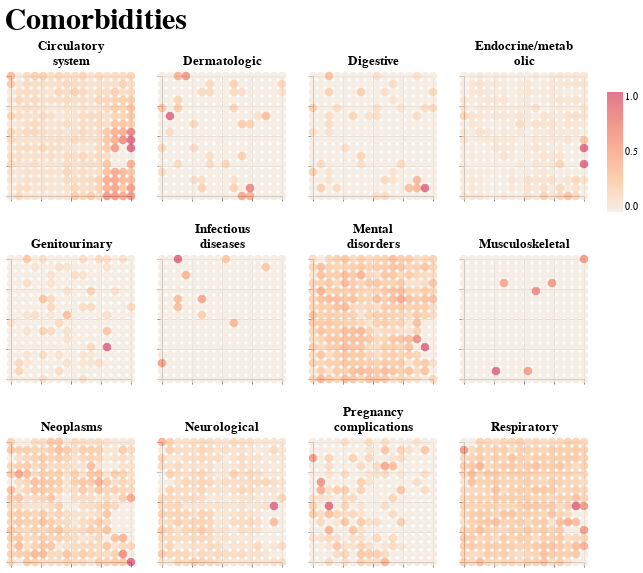

The notebook cell this image was saved under:
### Code cell
### PHECODE CATEGORIES TO SUPERIMPOSE ON MEMBERSHIP MAP VISUALISATION ###

classMap_phecode_cat = classMap.copy()

##############################################################
## Merge the phecode cat data with the membership map data to create
# the singular dataset that will be used for aggregation

memb_map_df_phecode_cat = memb_map_df.merge(phecode_cat_data,left_on='eid',right_on = 'eid')

##############################################################

memb_map_columns = list(phecode_cat_data.columns[1:])
for col in memb_map_columns:
    classMap_phecode_cat[col] = np.nan
    for i in range(len(classMap_phecode_cat)):
        location = np.asarray(classMap_phecode_cat.iloc[i,0:2])     
        matching_eids = memb_map_df_phecode_cat.loc[(memb_map_df_phecode_cat["x1_modes"] == location[0]) & (memb_map_df_phecode_cat["x2_modes"] == location[1])]
        classMap_phecode_cat[col][i] = matching_eids[col].mean() 

classMap_phecode_cat[memb_map_columns] = MinMaxScaler().fit_transform(classMap_phecode_cat[memb_map_columns])

##############################################################
memb_map_phecode_cat = alt.vconcat().properties(
                                                    title={
                                                        'text': 'Comorbidities',
                                                        'fontSize': 30
                                                    }
                                                )

var = 0
for i in range(3):
    if var >= len(memb_map_columns):
        break
    row = alt.hconcat()
    for j in range(4):
        if var >= len(memb_map_columns):
            break
        
        row |= plot_classmap_si(classMap_phecode_cat[["x1", "x2", memb_map_columns[var]]],
                                label = memb_map_columns[var])
        var = var + 1
    memb_map_phecode_cat &= row    

memb_map_phecode_cat

### Figure 1 — Vega-Lite specification as saved in the notebook (floating-point values rounded to 4 significant figures; data arrays with more than 128 entries replaced by an {"elided": "..."} marker saying what was removed)
{"config": {"view": {"continuousWidth": 300, "continuousHeight": 300}}, "vconcat": [{"hconcat": [{"mark": {"type": "circle"}, "encoding": {"color": {"field": "label", "scale": {"scheme": "lightorange"}, "title": [], "type": "quantitative"}, "size": {"value": 75}, "x": {"axis": {"labels": false, "title": ""}, "field": "x1", "type": "quantitative"}, "y": {"axis": {"labels": false, "title": ""}, "field": "x2", "type": "quantitative"}}, "height": 120, "title": ["Circulatory", "system"], "width": 120}, {"data": {"name": "data-77b86e968b7cdee9c8a84639f7a17a55"}, "mark": {"type": "circle"}, "encoding": {"color": {"field": "label", "scale": {"scheme": "lightorange"}, "title": [], "type": "quantitative"}, "size": {"value": 75}, "x": {"axis": {"labels": false, "title": ""}, "field": "x1", "type": "quantitative"}, "y": {"axis": {"labels": false, "title": ""}, "field": "x2", "type": "quantitative"}}, "height": 120, "title": ["Dermatologic"], "width": 120}, {"data": {"name": "data-a14b8efa5a18ce0e8a64f47cc3d55325"}, "mark": {"type": "circle"}, "encoding": {"color": {"field": "label", "scale": {"scheme": "lightorange"}, "title": [], "type": "quantitative"}, "size": {"value": 75}, "x": {"axis": {"labels": false, "title": ""}, "field": "x1", "type": "quantitative"}, "y": {"axis": {"labels": false, "title": ""}, "field": "x2", "type": "quantitative"}}, "height": 120, "title": ["Digestive"], "width": 120}, {"data": {"name": "data-6b5bf180a6fde547cad741f12b08a811"}, "mark": {"type": "circle"}, "encoding": {"color": {"field": "label", "scale": {"scheme": "lightorange"}, "title": [], "type": "quantitative"}, "size": {"value": 75}, "x": {"axis": {"labels": false, "title": ""}, "field": "x1", "type": "quantitative"}, "y": {"axis": {"labels": false, "title": ""}, "field": "x2", "type": "quantitative"}}, "height": 120, "title": ["Endocrine/metab", "olic"], "width": 120}]}, {"hconcat": [{"mark": {"type": "circle"}, "encoding": {"color": {"field": "label", "scale": {"scheme": "lightorange"}, "title": [], "type": "quantitative"}, "size": {"value": 75}, "x": {"axis": {"labels": false, "title": ""}, "field": "x1", "type": "quantitative"}, "y": {"axis": {"labels": false, "title": ""}, "field": "x2", "type": "quantitative"}}, "height": 120, "title": ["Genitourinary"], "width": 120}, {"data": {"name": "data-b25869c9fdd353f3df26271512308387"}, "mark": {"type": "circle"}, "encoding": {"color": {"field": "label", "scale": {"scheme": "lightorange"}, "title": [], "type": "quantitative"}, "size": {"value": 75}, "x": {"axis": {"labels": false, "title": ""}, "field": "x1", "type": "quantitative"}, "y": {"axis": {"labels": false, "title": ""}, "field": "x2", "type": "quantitative"}}, "height": 120, "title": ["Infectious", "diseases"], "width": 120}, {"data": {"name": "data-ae6b85a5c42cb5d1518e57edd38d7551"}, "mark": {"type": "circle"}, "encoding": {"color": {"field": "label", "scale": {"scheme": "lightorange"}, "title": [], "type": "quantitative"}, "size": {"value": 75}, "x": {"axis": {"labels": false, "title": ""}, "field": "x1", "type": "quantitative"}, "y": {"axis": {"labels": false, "title": ""}, "field": "x2", "type": "quantitative"}}, "height": 120, "title": ["Mental", "disorders"], "width": 120}, {"data": {"name": "data-a05b9baf3e3e6eba13172dad14e815de"}, "mark": {"type": "circle"}, "encoding": {"color": {"field": "label", "scale": {"scheme": "lightorange"}, "title": [], "type": "quantitative"}, "size": {"value": 75}, "x": {"axis": {"labels": false, "title": ""}, "field": "x1", "type": "quantitative"}, "y": {"axis": {"labels": false, "title": ""}, "field": "x2", "type": "quantitative"}}, "height": 120, "title": ["Musculoskeletal"], "width": 120}], "data": {"name": "data-a4d32ab444ae4fb81024d540cfbe7ba8"}}, {"hconcat": [{"mark": {"type": "circle"}, "encoding": {"color": {"field": "label", "scale": {"scheme": "lightorange"}, "title": [], "type": "quantitative"}, "size": {"value": 75}, "x": {"axis": {"labels": false, "title": ""}, "field": "x1", "type": "quantitative"}, "y": {"axis": {"labels": false, "title": ""}, "field": "x2", "type": "quantitative"}}, "height": 120, "title": ["Neoplasms"], "width": 120}, {"data": {"name": "data-a0b8f525ebff0d58783b14c68a5871e6"}, "mark": {"type": "circle"}, "encoding": {"color": {"field": "label", "scale": {"scheme": "lightorange"}, "title": [], "type": "quantitative"}, "size": {"value": 75}, "x": {"axis": {"labels": false, "title": ""}, "field": "x1", "type": "quantitative"}, "y": {"axis": {"labels": false, "title": ""}, "field": "x2", "type": "quantitative"}}, "height": 120, "title": ["Neurological"], "width": 120}, {"data": {"name": "data-f89f81ce0451fe16980dbe63908129ba"}, "mark": {"type": "circle"}, "encoding": {"color": {"field": "label", "scale": {"scheme": "lightorange"}, "title": [], "type": "quantitative"}, "size": {"value": 75}, "x": {"axis": {"labels": false, "title": ""}, "field": "x1", "type": "quantitative"}, "y": {"axis": {"labels": false, "title": ""}, "field": "x2", "type": "quantitative"}}, "height": 120, "title": ["Pregnancy", "complications"], "width": 120}, {"data": {"name": "data-1e7bb66011c6d07d11e8c71a3662e24c"}, "mark": {"type": "circle"}, "encoding": {"color": {"field": "label", "scale": {"scheme": "lightorange"}, "title": [], "type": "quantitative"}, "size": {"value": 75}, "x": {"axis": {"labels": false, "title": ""}, "field": "x1", "type": "quantitative"}, "y": {"axis": {"labels": false, "title": ""}, "field": "x2", "type": "quantitative"}}, "height": 120, "title": ["Respiratory"], "width": 120}], "data": {"name": "data-6dd903742837694ecef617e75041b994"}}], "data": {"name": "data-f824008ab67783391503ef1c529306f7"}, "title": {"text": "Comorbidities", "fontSize": 30}, "$schema": "https://vega.github.io/schema/vega-lite/v5.20.1.json", "datasets": {"data-f824008ab67783391503ef1c529306f7": {"elided": "256 records"}, "data-77b86e968b7cdee9c8a84639f7a17a55": {"elided": "256 records"}, "data-a14b8efa5a18ce0e8a64f47cc3d55325": {"elided": "256 records"}, "data-6b5bf180a6fde547cad741f12b08a811": {"elided": "256 records"}, "data-a4d32ab444ae4fb81024d540cfbe7ba8": {"elided": "256 records"}, "data-b25869c9fdd353f3df26271512308387": {"elided": "256 records"}, "data-ae6b85a5c42cb5d1518e57edd38d7551": {"elided": "256 records"}, "data-a05b9baf3e3e6eba13172dad14e815de": {"elided": "256 records"}, "data-6dd903742837694ecef617e75041b994": {"elided": "256 records"}, "data-a0b8f525ebff0d58783b14c68a5871e6": {"elided": "256 records"}, "data-f89f81ce0451fe16980dbe63908129ba": {"elided": "256 records"}, "data-1e7bb66011c6d07d11e8c71a3662e24c": {"elided": "256 records"}}}
